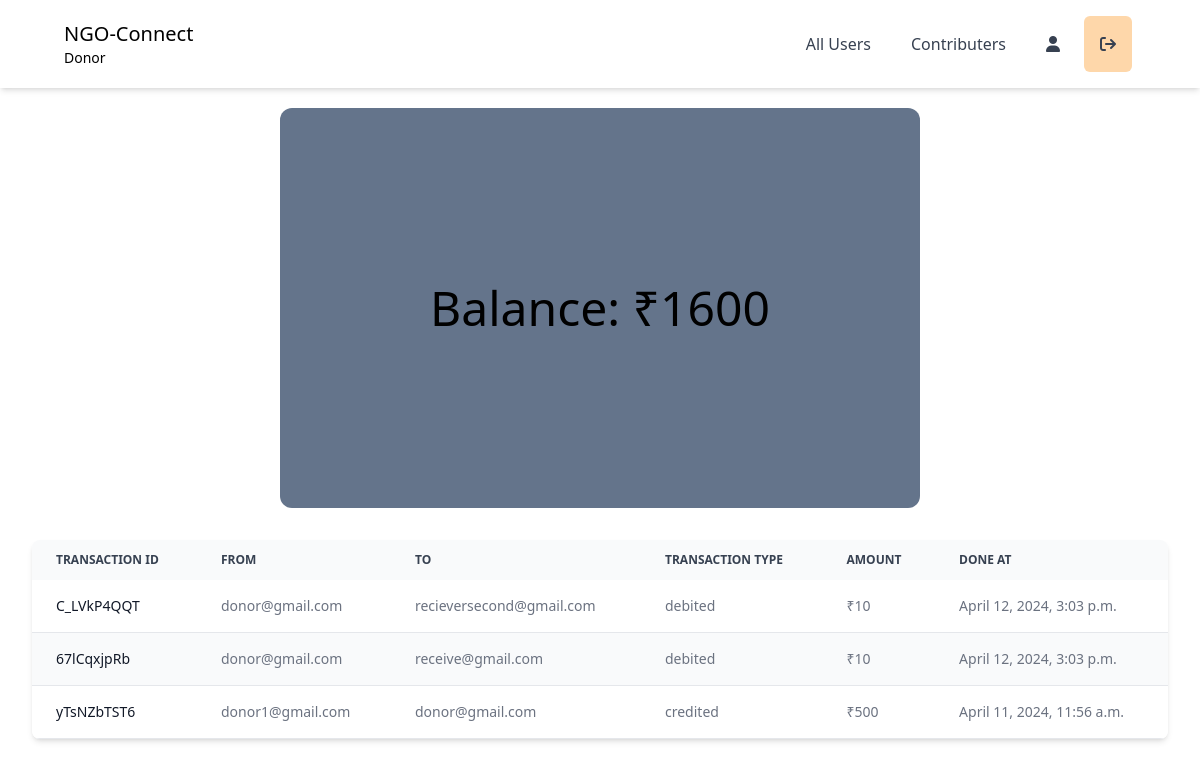
The page /ngo/ngo_balance_sheet (signed in) on the database as committed earlier.
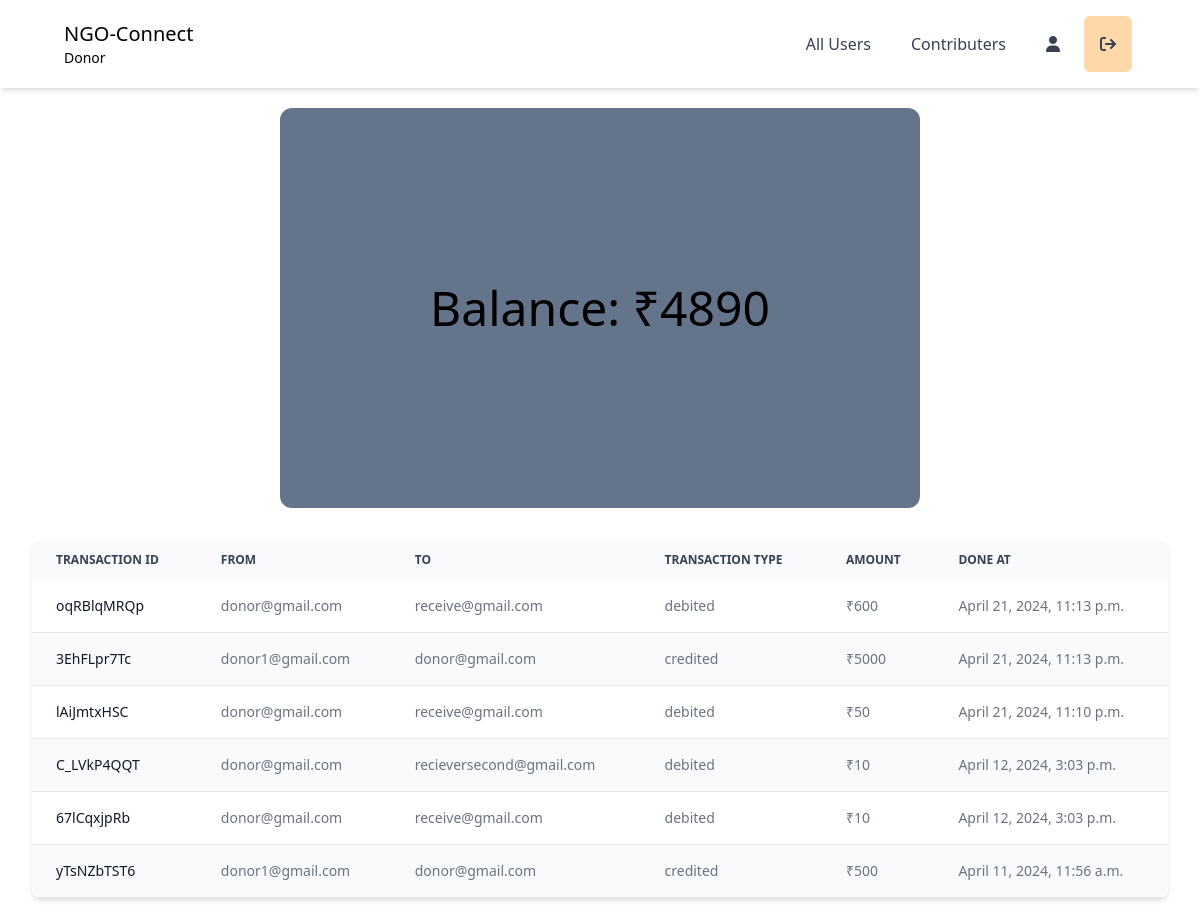
The same page on the database as committed later.
### ngo/models.py (models this page shows)
class NgoBank(models.Model):
    user = models.OneToOneField(User, on_delete=models.CASCADE)
    current_balance = models.IntegerField(null=True)

class NgoBankTransactions(models.Model):
    from_user = models.ForeignKey(User, on_delete=models.CASCADE, related_name='sent', null=True)
    to_user = models.ForeignKey(User, on_delete=models.CASCADE, related_name='received', null=True)
    amount = models.IntegerField(null=True)
    transaction_id = models.CharField(max_length=10, null=True)
    transaction_type = models.CharField(max_length=8, choices=(('credited', 'credited'), ('debited', 'debited')), null=True)
    done_at = models.DateTimeField(auto_now=True,blank=True, null=True)

### ngo/views.py (the view)
# urls.py: path('ngo_balance_sheet', views.ngo_balance_sheet, name="ngo_balance_sheet"),
def ngo_balance_sheet(request):
    profile=request.user
    try:
        bank = NgoBank.objects.get(user=request.user)
    except NgoBank.DoesNotExist:
        bank = NgoBank(user=request.user)
    transactions = NgoBankTransactions.objects.filter(
        Q(from_user=request.user) | Q(to_user=request.user)
    ).order_by('-done_at')
    context = {
        'user': profile,
        'bank': bank,
        'transactions': transactions,
    }
    return render(request, 'ngo_balance_sheet.html', context)

### ngo/templates/ngo_balance_sheet.html (shortened to what this page needs)
<!DOCTYPE html>
<html lang="en">
<head>
    <script src="https://cdn.tailwindcss.com"></script>
    <link rel="stylesheet" href="https://cdnjs.cloudflare.com/ajax/libs/font-awesome/6.1.1/css/all.min.css" />
</head>
<body>
    <header
    class="lg:px-16 px-4 bg-white flex flex-wrap items-center py-4 shadow-md"
>
    <div class="flex-1 flex justify-between items-center">
      <a href="#" class="text-xl">NGO-Connect <p class="text-sm">{{ user.first_name }}</p></a>
    </div>
    <div class="hidden lg:flex lg:items-center lg:w-auto w-full" id="menu">
        <nav>
            <ul class="lg:flex items-center justify-between text-base text-gray-700 pt-4 lg:pt-0">
                <li><a class="lg:p-4 py-3 rounded-md px-0 mx-1 block hover:bg-blue-300" href="/ngo/ngo_all_users">All Users</a></li>
                <li><a class="lg:p-4 py-3 rounded-md px-0 mx-1 block hover:bg-blue-300" href="/ngo/ngo_donor_users">Contributers</a></li>
                <li><a class="lg:p-4 py-3 rounded-md px-0 mx-1 block hover:bg-blue-300" href="/ngo/ngo_profile_page"><i class="fa fa-user" aria-hidden="true"></i></a></li>
                <li><a class="lg:p-4 py-3 rounded-md bg-orange-200 px-0 mx-1 block hover:bg-red-500" href="/logout"><i class="fa fa-sign-out" aria-hidden="true"></i></a></li>
            </ul>
        </nav>
    </div>
</header>
<section class="m-1 flex justify-center items-center" id="balance">
    <div class="flex justify-center items-center text-center h-full w-full my-4 py-4 bg-slate-500 rounded-xl" style="height: 50vh; width: 80vh;">
        <h1 class="text-5xl">Balance: ₹{{bank.current_balance}}</h1>
    </div>
</section>
<section id="transactions" class="m-4 px-4">
    {% if transactions %}
    <div class="relative overflow-x-auto shadow-md sm:rounded-lg">
        <table class="w-full text-sm text-left rtl:text-right text-gray-500 dark:text-gray-400">
            <thead class="text-xs text-gray-700 uppercase bg-gray-50 dark:bg-gray-700 dark:text-gray-400">
                <tr>
                    <th scope="col" class="px-6 py-3">
                        Transaction Id
                    </th>
                    <th scope="col" class="px-6 py-3">
                        From
                    </th>
                    <th scope="col" class="px-6 py-3">
                        To
                    </th>
                    <th scope="col" class="px-6 py-3">
                        Transaction Type
                    </th>
                    <th scope="col" class="px-6 py-3">
                        Amount
                    </th>
                    <th scope="col" class="px-6 py-3">
                        Done At
                    </th>
                </tr>
            </thead>
            <tbody>
                {% for i in transactions %}
                <tr class="odd:bg-white odd:dark:bg-gray-900 even:bg-gray-50 even:dark:bg-gray-800 border-b dark:border-gray-700">
                    <th scope="row" class="px-6 py-4 font-medium text-gray-900 whitespace-nowrap dark:text-white">
                        {{ i.transaction_id }}
                    </th>
                    <td class="px-6 py-4">
                        {{ i.from_user }}
                    </td>
                    <td class="px-6 py-4">
                        {{ i.to_user }}
                    </td>
                    <td class="px-6 py-4">
                        {{ i.transaction_type }}
                    </td>
                    <td class="px-6 py-4">
                        ₹{{ i.amount }}
                    </td>
                    <td class="px-6 py-4">
                        {{ i.done_at }}
                    </td>
                </tr>
                {% endfor %}
            </tbody>
        </table>
    </div>
    {% endif %}
</section>
</body>
</html>

Rows that differ between the two databases and show on the page:
changed NgoBank: current_balance "1600" → "4890"
added NgoBankTransactions: transaction_id "oqRBlqMRQp", from_user "donor@gmail.com", to_user "receive@gmail.com", transaction_type "debited", amount "600", done_at "April 21, 2024, 11:13 p.m."
added NgoBankTransactions: transaction_id "3EhFLpr7Tc", from_user "donor1@gmail.com", to_user "donor@gmail.com", transaction_type "credited", amount "5000", done_at "April 21, 2024, 11:13 p.m."
added NgoBankTransactions: transaction_id "lAiJmtxHSC", from_user "donor@gmail.com", to_user "receive@gmail.com", transaction_type "debited", amount "50", done_at "April 21, 2024, 11:10 p.m."
